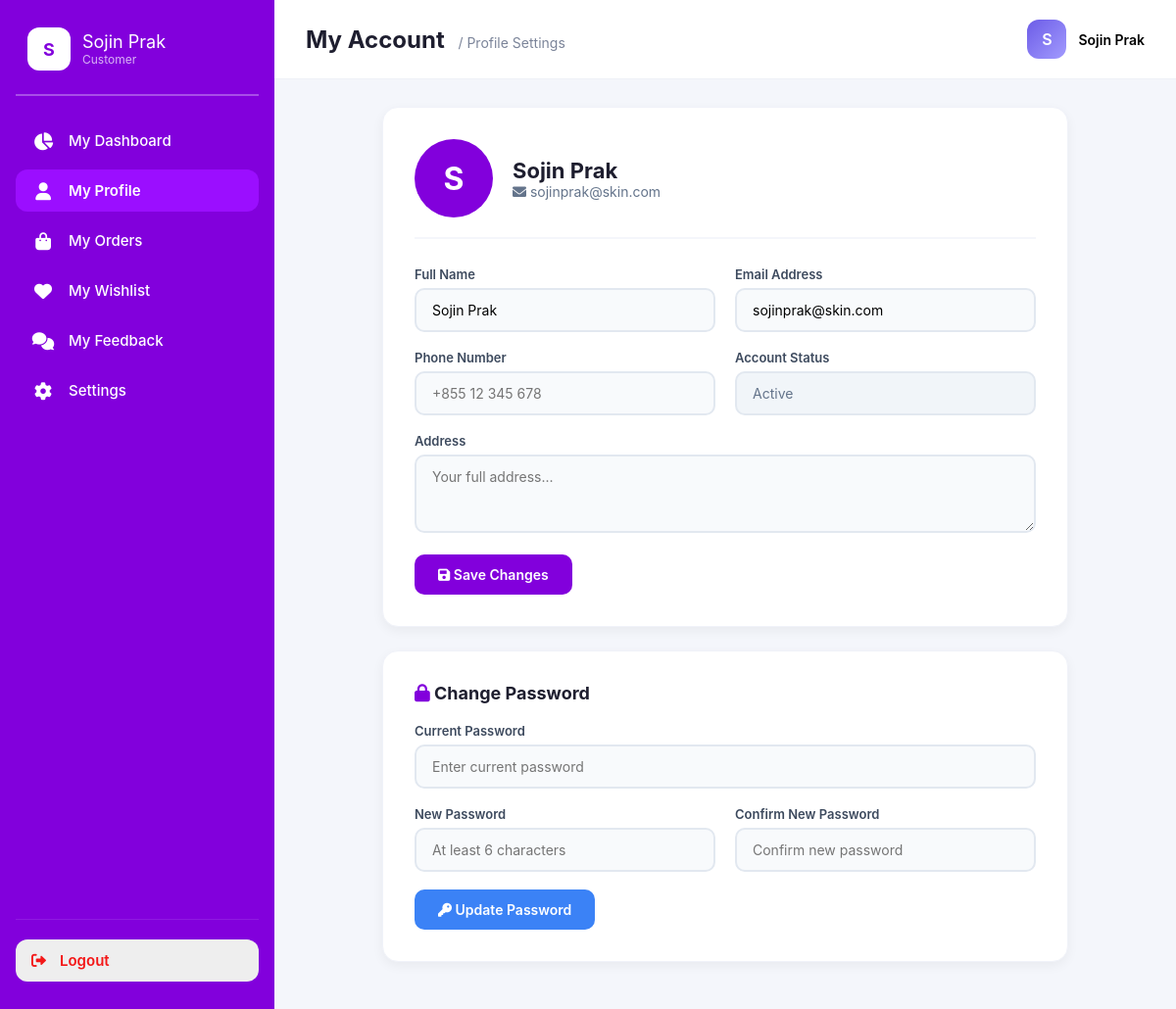
Page /customer/profile (signed in) on the committed database.
### tables this page shows
CREATE TABLE `users` (
  `id` int(10) UNSIGNED NOT NULL,
  `name` varchar(100) NOT NULL,
  `email` varchar(150) NOT NULL,
  `password` varchar(255) NOT NULL,
  `phone` varchar(20) DEFAULT NULL,
  `address` text DEFAULT NULL,
  `profile_image` varchar(255) DEFAULT NULL,
  `role` enum('admin','customer') NOT NULL DEFAULT 'customer',
  `status` tinyint(4) NOT NULL DEFAULT 1,
  `created_at` timestamp NULL DEFAULT current_timestamp(),
  `updated_at` timestamp NULL DEFAULT current_timestamp() ON UPDATE current_timestamp()
);

### app/Core/Controller.php (called while the page is built, shortened)
<?php
class Controller
{
    protected function view(string $view, array $data = [])
    {
        $viewPath = __DIR__ . "/../../resources/views/" . $view . ".php";
        extract($data);
        require $viewPath;
    }
}
?>

### app/Controller/WelcomeController.php (called while the page is built, shortened)
<?php
class WelcomeController extends Controller
{
    public function profile()
    {
        $db = Database::connection();
        $stmt = $db->prepare("SELECT * FROM users WHERE id = ?");
        $stmt->execute([$_SESSION['customer_id']]);
        $user = $stmt->fetch(PDO::FETCH_ASSOC);
        $settingModel = new Setting();
        $settings = $settingModel->all();
        $settingsByKey = [];
        foreach ($settings as $item) {
            $settingsByKey[$item['setting_key']] = $item;
        }
        $this->view('customer/profile', [
            'user' => $user,
            'settingsByKey' => $settingsByKey
        ]);
    }
}

### app/Core/Routes.php (called while the page is built, shortened)
<?php
class Router {
    private $routes = [];
    public function get(string $path, array $action): void
    {
        $this->routes['GET'][$path] = [
            'action' => $action
        ];
    }
    public function post(string $path, array $action): void
    {
        $this->routes['POST'][$path] = [
            'action' => $action
        ];
    }
    public function dispatch(): void
    {
        $method = $_SERVER['REQUEST_METHOD'] ?? 'GET';
        $uri = parse_url($_SERVER['REQUEST_URI'] ?? '/', PHP_URL_PATH);
        $uri = '/' . trim($uri, '/');
        $route = $this->routes[$method][$uri];
        [$controller, $methodName] = $route['action'];
        $controllerInstance = new $controller();
        $controllerInstance->$methodName();
    }
}
?>

### public/index.php (called while the page is built, shortened)
<?php
require_once dirname(__DIR__) . '/app/Core/Controller.php';
require_once dirname(__DIR__) . '/app/Core/Routes.php';
require_once dirname(__DIR__) . '/app/Controller/WelcomeController.php';
$router = new Router();
$router->dispatch();

### resources/views/customer/profile.php (the view, shortened to what this page needs)
<?php
function e($value): string
{
    return htmlspecialchars((string) $value, ENT_QUOTES, 'UTF-8');
}
?>
<!DOCTYPE html>
<html lang="en">
<head>
    <link rel="stylesheet" href="https://cdnjs.cloudflare.com/ajax/libs/font-awesome/6.0.0-beta3/css/all.min.css">
</head>
<body>
    <aside class="sidebar">
         <div class="logo-area">
                <div class="logo-icon" style="background: #fff; color: #8200DC; font-weight: 700; font-size: 18px;">
                    <?= strtoupper(substr($_SESSION['customer_name'] ?? 'C', 0, 1)) ?>
        </div>
        <div class="logo-text" style="font-size: 18px; line-height: 1.2;">
                    <?= htmlspecialchars($_SESSION['customer_name'] ?? 'Customer') ?>
            <div style="font-size: 12px; color: rgba(255,255,255,0.7); font-weight: 400;">Customer</div>
        </div>
        </div>
        <nav class="nav">
                <a href="<?= BASE_URL ?>/" class="nav-item ">
                    <i class="fas fa-chart-pie"></i>
                    <span>My Dashboard</span>
                </a>
                <a href="<?= BASE_URL ?>/customer/profile" class="nav-item active">
                    <i class="fas fa-user"></i>
                    <span>My Profile</span>
                </a>
                <a href="<?= BASE_URL ?>/customer/my-orders" class="nav-item">
                    <i class="fas fa-shopping-bag"></i>
                    <span>My Orders</span>
                </a>
                <a href="<?= BASE_URL ?>/customer/wishlist" class="nav-item">
                    <i class="fas fa-heart"></i>
                    <span>My Wishlist</span>
                </a>
                <a href="<?= BASE_URL ?>/customer/my-feedback" class="nav-item">
                    <i class="fas fa-comments"></i>
                    <span>My Feedback</span>
                </a>
                <a href="<?= BASE_URL ?>/customer/settings" class="nav-item">
                    <i class="fas fa-cog"></i>
                    <span>Settings</span>
                </a>
            </nav>
        <div class="bottom-nav">
            <a href="<?= BASE_URL ?>/customer/logout" class="logout-item"><i class="fas fa-sign-out-alt"></i>
                <span>Logout</span></a>
        </div>
    </aside>
    <main class="main-content">
        <div class="top-bar">
            <div class="page-title">My Account <span>/ Profile Settings</span></div>
            <div class="user-profile">
                <div class="avatar">
                    <?= strtoupper(substr($_SESSION['customer_name'] ?? 'C', 0, 1)) ?>
                </div>
                <div style="font-weight: 600; font-size: 14px;">
                    <?= e($_SESSION['customer_name'] ?? 'Customer') ?>
                </div>
            </div>
        </div>
        <div class="content-area">
            <div class="profile-card">
                <div class="profile-header">
                    <div class="profile-avatar">
                        <?= strtoupper(substr($user['name'] ?? 'C', 0, 1)) ?>
                    </div>
                    <div class="profile-info">
                        <h2>
                            <?= e($user['name'] ?? 'Customer') ?>
                        </h2>
                        <p><i class="fas fa-envelope"></i>
                            <?= e($user['email'] ?? '') ?>
                        </p>
                    </div>
                </div>
                <form action="<?= BASE_URL ?>/customer/profile/update" method="POST">
                    <div class="form-row">
                        <div class="form-group">
                            <label>Full Name</label>
                            <input type="text" name="name" value="<?= e($user['name'] ?? '') ?>" required>
                        </div>
                        <div class="form-group">
                            <label>Email Address</label>
                            <input type="email" name="email" value="<?= e($user['email'] ?? '') ?>" required>
                        </div>
                    </div>
                    <div class="form-row">
                        <div class="form-group">
                            <label>Phone Number</label>
                            <input type="text" name="phone" value="<?= e($user['phone'] ?? '') ?>"
                                placeholder="+855 12 345 678">
                        </div>
                        <div class="form-group">
                            <label>Account Status</label>
                            <input type="text" value="<?= ($user['status'] ?? 1) == 1 ? 'Active' : 'Inactive' ?>"
                                readonly>
                        </div>
                    </div>
                    <div class="form-group">
                        <label>Address</label>
                        <textarea name="address" rows="3"
                            placeholder="Your full address..."><?= e($user['address'] ?? '') ?></textarea>
                    </div>
                    <button type="submit" class="btn-save"><i class="fas fa-save"></i> Save Changes</button>
                </form>
            </div>
            <div class="profile-card" style="margin-bottom: 20px;">
                <h3 style="font-size: 18px; color: #1e1e2f; margin-bottom: 20px;"><i class="fas fa-lock"
                        style="color: #8200DC;"></i> Change Password</h3>
                <form action="<?= BASE_URL ?>/customer/profile/change-password" method="POST">
                    <div class="form-group">
                        <label>Current Password</label>
                        <input type="password" name="current_password" placeholder="Enter current password" required>
                    </div>
                    <div class="form-row">
                        <div class="form-group">
                            <label>New Password</label>
                            <input type="password" name="new_password" placeholder="At least 6 characters" required>
                        </div>
                        <div class="form-group">
                            <label>Confirm New Password</label>
                            <input type="password" name="confirm_password" placeholder="Confirm new password" required>
                        </div>
                    </div>
                    <button type="submit" class="btn-save" style="background: #3b82f6;"><i class="fas fa-key"></i>
                        Update Password</button>
                </form>
            </div>
        </div>
    </main>
</body>
</html>

### resources/views/customer/profile.php (style rules this page uses)
* { margin: 0; padding: 0; box-sizing: border-box; font-family: 'Inter', sans-serif; }
body { background: #f4f6fb; display: flex; height: 100vh; overflow: hidden; }
a { text-decoration: none; }
.sidebar { width: 280px; background: #8200DC; color: white; display: flex; flex-direction: column; padding: 28px 16px; flex-shrink: 0; }
.logo-area { display: flex; align-items: center; gap: 12px; padding: 0 12px 24px 12px; border-bottom: 2px solid rgba(255, 255, 255, 0.3); margin-bottom: 24px; }
.logo-icon { background: #d92afc; width: 44px; height: 44px; border-radius: 12px; display: flex; align-items: center; justify-content: center; font-size: 22px; color: white; font-weight: 700; }
.nav { flex: 1; display: flex; flex-direction: column; gap: 8px; }
.nav-item { display: flex; align-items: center; gap: 14px; padding: 12px 16px; border-radius: 12px; color: white; font-weight: 500; font-size: 15px; transition: 0.2s; }
.nav-item i { width: 24px; text-align: center; font-size: 18px; }
.nav-item.active { background: #9b0eff; font-weight: 600; }
.bottom-nav { margin-top: 20px; padding-top: 20px; border-top: 1px solid rgba(255, 255, 255, 0.1); display: flex; flex-direction: column; gap: 8px; }
.logout-item { display: flex; align-items: center; gap: 14px; padding: 12px 16px; border-radius: 12px; color: #f31717; background: #eee; font-weight: 600; font-size: 15px; }
.main-content { flex: 1; display: flex; flex-direction: column; overflow: hidden; }
.top-bar { display: flex; justify-content: space-between; align-items: center; padding: 20px 32px; background: white; border-bottom: 1px solid #eef1f7; }
.page-title { font-size: 24px; font-weight: 700; color: #1e1e2f; }
.page-title span { font-size: 14px; color: #7b8499; font-weight: 400; margin-left: 8px; }
.user-profile { display: flex; align-items: center; gap: 12px; }
.avatar { background: linear-gradient(135deg, #6c5ce7, #a29bfe); width: 40px; height: 40px; border-radius: 12px; display: flex; align-items: center; justify-content: center; color: white; font-weight: 600; font-size: 16px; }
.content-area { flex: 1; padding: 28px 32px; overflow-y: auto; display: flex; flex-direction: column; gap: 24px; align-items: center; }
.profile-card { background: white; border-radius: 16px; padding: 32px; width: 100%; max-width: 700px; box-shadow: 0 4px 12px rgba(0, 0, 0, 0.05); border: 1px solid #f0f2f9; }
.profile-header { display: flex; align-items: center; gap: 20px; margin-bottom: 28px; padding-bottom: 20px; border-bottom: 2px solid #f4f6fb; }
.profile-avatar { width: 80px; height: 80px; border-radius: 50%; background: #8200DC; color: white; display: flex; align-items: center; justify-content: center; font-size: 32px; font-weight: 700; }
.profile-info h2 { font-size: 22px; color: #1e1e2f; }
.profile-info p { font-size: 14px; color: #64748b; }
.form-row { display: grid; grid-template-columns: 1fr 1fr; gap: 20px; }
.form-group { margin-bottom: 18px; }
.form-group label { display: block; font-size: 13px; font-weight: 600; color: #3d4a5e; margin-bottom: 6px; }
.form-group input, .form-group textarea { width: 100%; padding: 12px 16px; border: 2px solid #e2e8f0; border-radius: 10px; font-size: 14px; background: #f8fafc; outline: none; transition: 0.2s; }
.form-group input[readonly] { background: #f1f5f9; color: #64748b; cursor: not-allowed; }
.form-group textarea { resize: vertical; min-height: 80px; }
.btn-save { padding: 12px 24px; background: #8200DC; color: white; border: none; border-radius: 10px; font-weight: 600; font-size: 14px; cursor: pointer; transition: 0.2s; }

### rows in the picture
users: name "S", name "Sojin Prak", email "sojinprak@skin.com", status "Active"

### other values in the picture
substr($_SESSION['customer_name'] ?? 'C', 0, 1) "S"
$_SESSION['customer_name'] "Sojin Prak"
